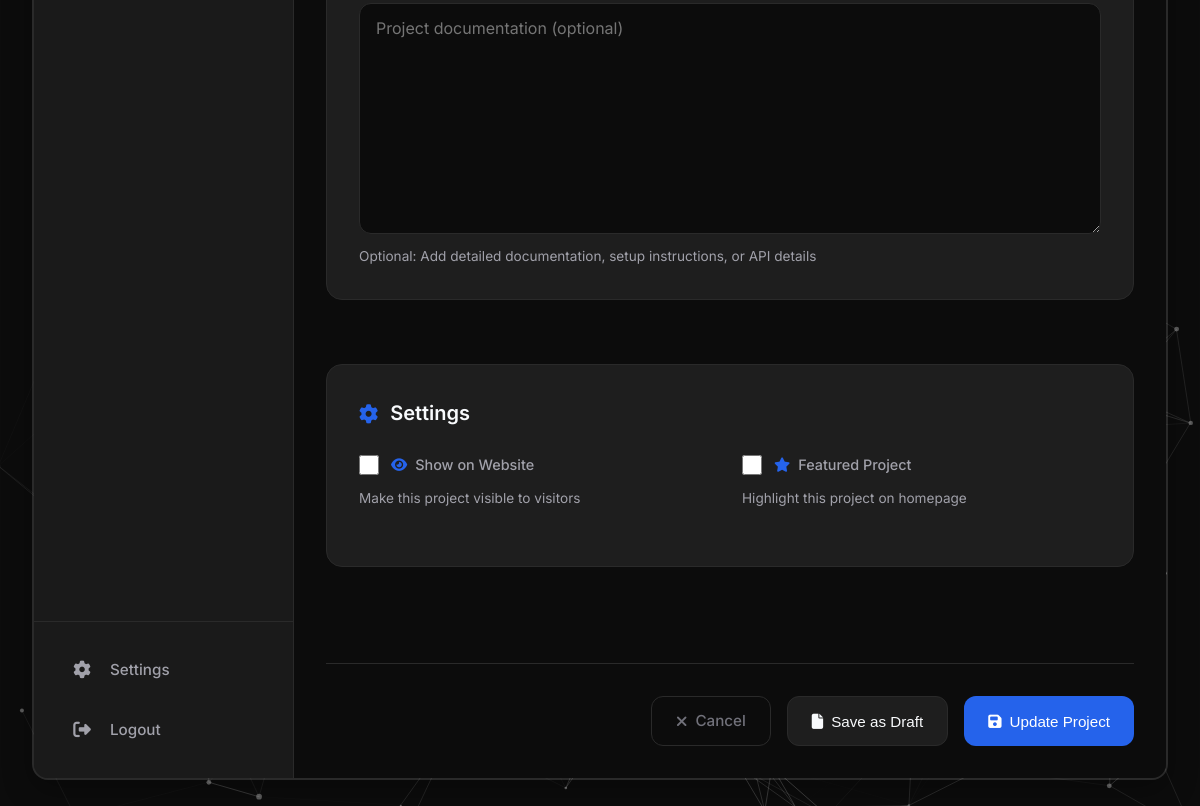
Before: /projects/8/edit/ (lower part) with the older database file.
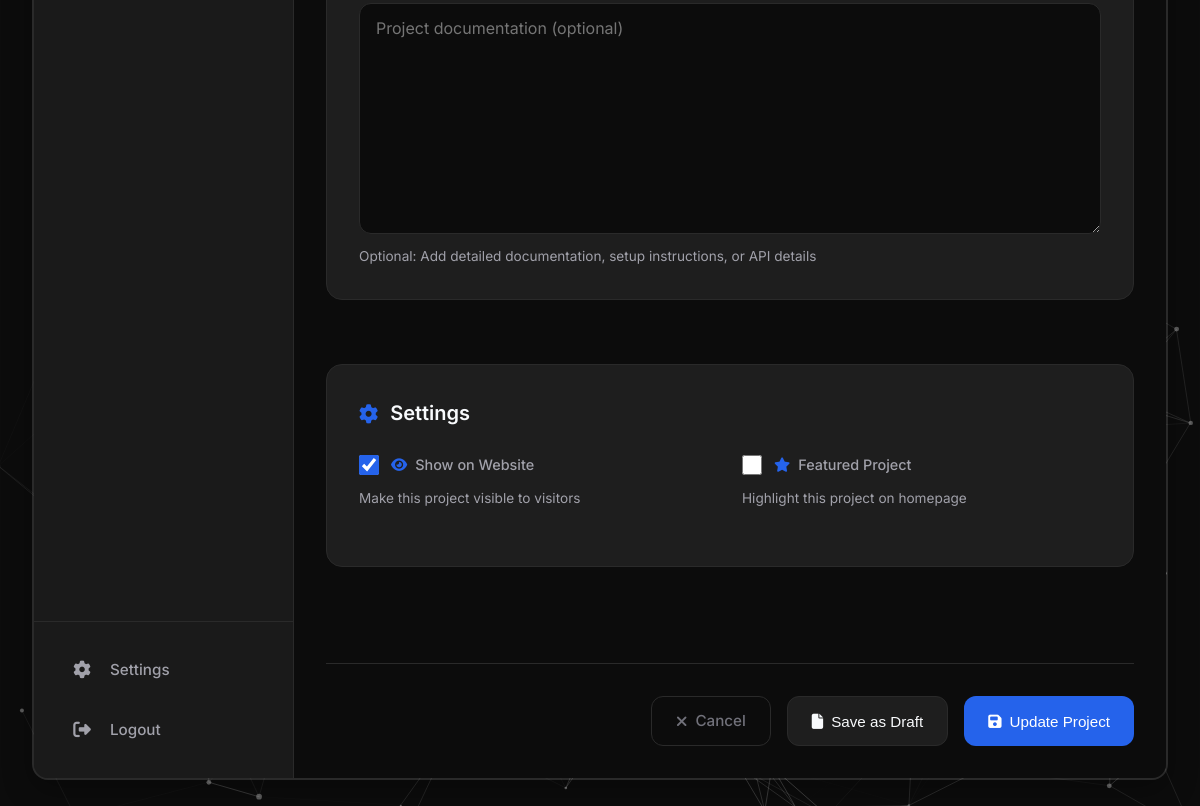
After: the same page with the newer database file.
### portfolio/models.py (models this page shows, shortened)
class Project(models.Model):
    STATUS_CHOICES = [
        ("active", "Active"),
        ("completed", "Completed"),
        ("on-hold", "On Hold"),
        ("draft", "Draft"),
    ]
    title = models.CharField(max_length=200)
    slug = models.SlugField(max_length=200, unique=True)
    description = models.TextField()
    project_name = models.CharField(
        max_length=200, blank=True, help_text="Display name for the project"
    )
    documentation = models.TextField(
        blank=True, help_text="Project documentation in HTML format"
    )
    category = models.ForeignKey(
        Category, on_delete=models.SET_NULL, null=True, related_name="projects"
    )
    technologies = models.CharField(
        max_length=500, help_text="Comma-separated list of technologies"
    )
    github_url = models.URLField(blank=True, null=True)
    live_url = models.URLField(blank=True, null=True)
    demo_url = models.URLField(blank=True, null=True)
    other_url = models.URLField(blank=True, null=True, help_text="Other project link")
    thumbnail = models.ImageField(
        upload_to="projects/thumbnails/",
        blank=True,
        null=True,
        help_text="Project thumbnail image",
    )
    start_date = models.DateField(null=True, blank=True)
    end_date = models.DateField(null=True, blank=True)
    client = models.CharField(max_length=200, blank=True)
    status = models.CharField(max_length=20, choices=STATUS_CHOICES, default="draft")
    is_active = models.BooleanField(default=True, help_text="Show on website")
    is_featured = models.BooleanField(default=False)
    views = models.IntegerField(default=0)
    likes = models.IntegerField(default=0)
    order = models.IntegerField(default=0, help_text="Display order")
    created_at = models.DateTimeField(auto_now_add=True)
    updated_at = models.DateTimeField(auto_now=True)
    class Meta:
        ordering = ["-order", "-created_at"]

### portfolio/views.py (the view)
# urls.py: path("projects/<int:project_id>/edit/", views.edit_project, name="edit_project"),
def edit_project(request, project_id):
    project = get_object_or_404(Project, id=project_id)
    if request.method == "POST":
        form = ProjectForm(request.POST, request.FILES, instance=project)
        if form.is_valid():
            project = form.save()
            screenshot_files = request.FILES.getlist("screenshots")
            if screenshot_files:
                project.screenshots.all().delete()
                for index, screenshot_file in enumerate(screenshot_files):
                    ProjectScreenshot.objects.create(
                        project=project, image=screenshot_file, order=index
                    )
            if request.headers.get("X-Requested-With") == "XMLHttpRequest":
                return JsonResponse(
                    {
                        "success": True,
                        "message": "Project updated successfully!",
                        "redirect_url": "/projects/",
                    }
                )
            else:
                messages.success(request, "Project updated successfully!")
                return redirect("manage_projects")
        else:
            if request.headers.get("X-Requested-With") == "XMLHttpRequest":
                return JsonResponse(
                    {"success": False, "errors": form.errors}, status=400
                )
    else:
        form = ProjectForm(instance=project)
    categories = Category.objects.all()
    context = {
        "form": form,
        "project": project,
        "categories": categories,
        "is_edit": True,
    }
    return render(request, "create_project.html", context)

### portfolio/context_processors.py (called while the page is built)
def notifications_context(request):
    recent_notifications = Notification.objects.filter(is_active=True).order_by('-created_at')[:3]
    unread_count = Notification.objects.filter(is_active=True, is_read=False).count()
    return {
        'recent_notifications': recent_notifications,
        'unread_count': unread_count,
    }

### portfolio/models.py (called while the page is built)
    def __str__(self):
        return f"{self.name} ({self.get_category_type_display()})"

### templates/create_project.html (shortened to what this page needs)
{% extends 'base.html' %}
{% load static %}
{% block extra_css %}
<link rel="stylesheet" href="{% static 'css/create-common.css' %}">
<link rel="stylesheet" href="{% static 'css/create-project.css' %}">
{% endblock %}
{% block content %}
<form method="POST" enctype="multipart/form-data" class="create-form" id="create-project-form">
    <section class="section-card fade-in" style="animation-delay: 0.3s;">
        <div class="form-group full-width">
            {{ form.documentation }}
            <small class="form-hint">Optional: Add detailed documentation, setup instructions, or API details</small>
        </div>
    </section>
    <section class="section-card fade-in" style="animation-delay: 0.4s;">
        <div class="section-header">
            <h2><i class="fas fa-cog"></i> Settings</h2>
        </div>
        <div class="form-grid">
            <div class="form-group">
                <label class="checkbox-label">
                    {{ form.is_active }}
                    <span><i class="fas fa-eye"></i> Show on Website</span>
                </label>
                <small class="form-hint">Make this project visible to visitors</small>
            </div>
            <div class="form-group">
                <label class="checkbox-label">
                    {{ form.is_featured }}
                    <span><i class="fas fa-star"></i> Featured Project</span>
                </label>
                <small class="form-hint">Highlight this project on homepage</small>
            </div>
        </div>
    </section>
    <div class="form-actions">
        <a href="{% url 'manage_projects' %}" class="btn-cancel">
            <i class="fas fa-times"></i> Cancel
        </a>
        <button type="button" id="save-draft-btn" class="btn-draft">
            <i class="fas fa-file"></i> Save as Draft
        </button>
        <button type="submit" id="publish-btn" class="btn-submit">
            <i class="fas fa-save"></i> {% if is_edit %}Update{% else %}Publish{% endif %} Project
        </button>
    </div>
</form>
{% endblock %}

Changed rows visible on the page:
changed Project: is_active "☐" → "☑"
